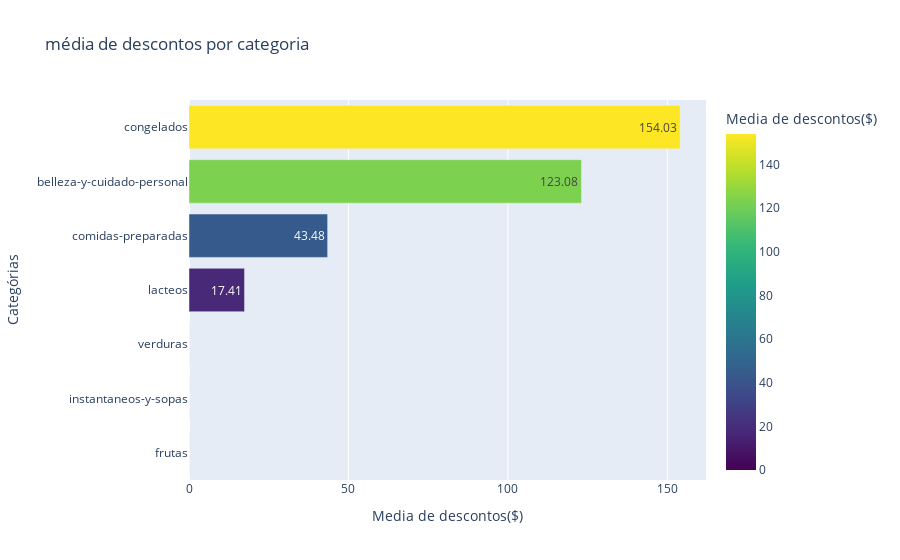

The code cell stored with this chart in its notebook:
### Markdown cell above
# 4 - Plote um gráfico de barras onde temos a média de descontos por categoria.

### Code cell
# Seu código aqui
desconto_por_categoria = df.groupby('Categoria')['Desconto'].mean().reset_index()
desconto_por_categoria

# Ordenando os valores para que a barra maior fique no topo (melhora a leitura)
desconto_por_categoria = desconto_por_categoria.sort_values(by='Desconto', ascending=True)

fig = px.bar(desconto_por_categoria,x='Desconto', y='Categoria', orientation ='h',
            title='média de descontos por categoria',
            text_auto='.2f',  # Adiciona o valor médio dentro ou ao lado das barras
            color='Desconto', # Adiciona uma escala de cor baseada no valor
            labels={'Categoria':'Categórias', 'Desconto':'Media de descontos($)'},color_continuous_scale='Viridis')

fig.show()

### Figure 1 — Plotly figure (JSON) as saved in the notebook; plotly's stock layout.template omitted (floating-point values rounded to 4 significant figures)
{"data": [{"hovertemplate": "Media de descontos($)=%{marker.color}<br>Categórias=%{y}<extra></extra>", "legendgroup": "", "marker": {"color": [0.0, 0.0, 0.0, 17.41, 43.48, 123.1, 154.0], "coloraxis": "coloraxis", "pattern": {"shape": ""}}, "name": "", "orientation": "h", "showlegend": false, "textposition": "auto", "texttemplate": "%{x:.2f}", "type": "bar", "x": [0.0, 0.0, 0.0, 17.41, 43.48, 123.1, 154.0], "xaxis": "x", "y": ["frutas", "instantaneos-y-sopas", "verduras", "lacteos", "comidas-preparadas", "belleza-y-cuidado-personal", "congelados"], "yaxis": "y"}], "layout": {"barmode": "relative", "coloraxis": {"colorbar": {"title": {"text": "Media de descontos($)"}}, "colorscale": [[0, "#440154"], [0.1111, "#482878"], [0.2222, "#3e4989"], [0.3333, "#31688e"], [0.4444, "#26828e"], [0.5556, "#1f9e89"], [0.6667, "#35b779"], [0.7778, "#6ece58"], [0.8889, "#b5de2b"], [1, "#fde725"]]}, "legend": {"tracegroupgap": 0}, "title": {"text": "média de descontos por categoria"}, "xaxis": {"anchor": "y", "domain": [0, 1], "title": {"text": "Media de descontos($)"}}, "yaxis": {"anchor": "x", "domain": [0, 1], "title": {"text": "Categórias"}}}}
